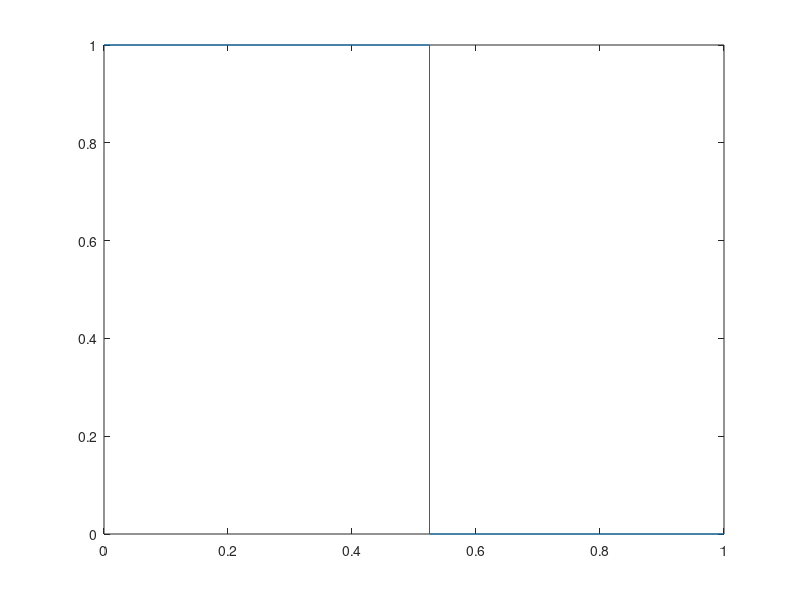
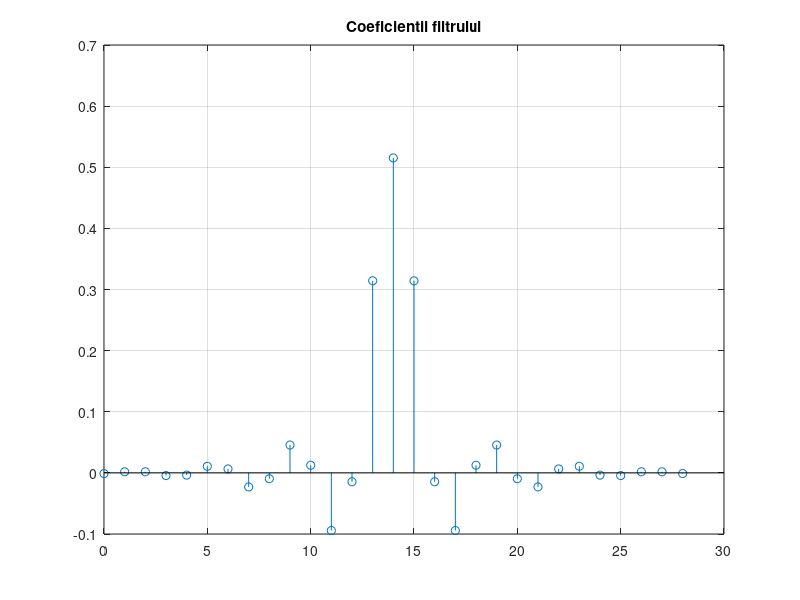
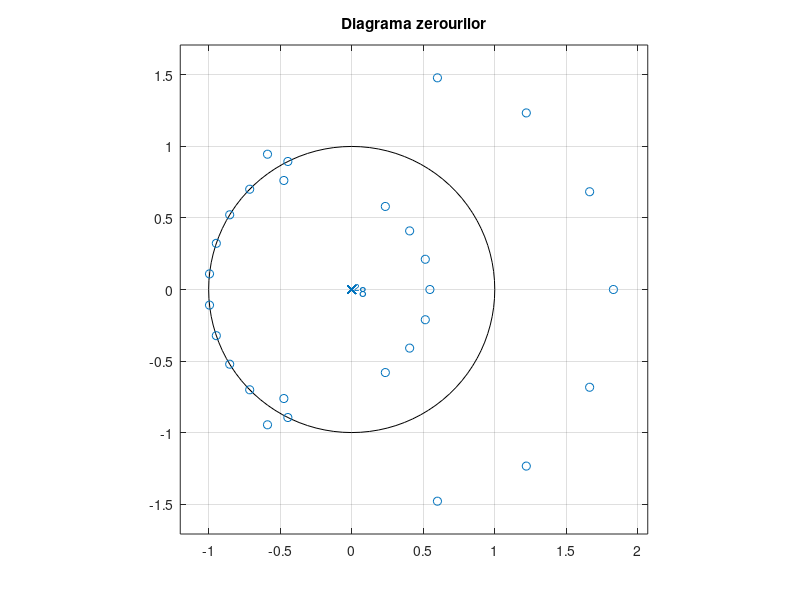
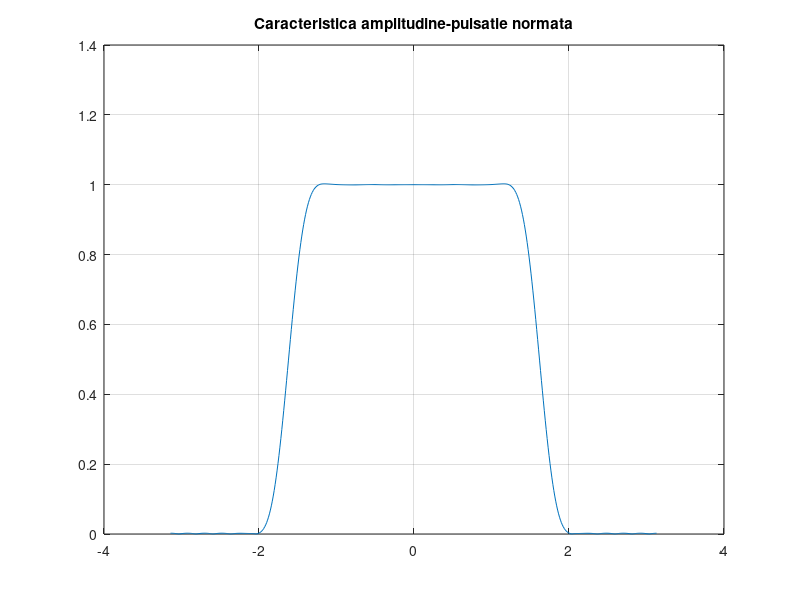

The MATLAB source for these figures, in order: (Note: this script raises an error after producing the figures.)
%% I. PROIECTAREA FILTRELOR CU RĂSPUNS FINIT LA IMPULS
clc; clear all; close all;

N = 29;     %lungimea filtrului
Ft = 4200;  %frecventa de taiere
Fs = 16000; %frecventa de esantionare

%% punctul a
n = N-1;                            %ordinul filtrului
f = [0 2*Ft/Fs 2*Ft/Fs 1];  %2*Ft/Fs  reprezinta frecventa de taiere normata
m = [1 1 0 0];              %vectorul amplitudine normata al filtrului 
figure(1), plot(f,m);       %reprezentarea grafica a filtrului
%------------
h = fir2(n, f, m);          %functia de modelare a filtrului cu argumentele vectorii ordin, frecventa normata si amplitudine normata
n = 0:N-1;                  %vectorul de distributie al ordinului filtrului
figure(2), stem(n,h), grid, title('Coeficientii filtrului'); %graficul coeficientiilor filtrului
%------------
figure(3), zplane(h,1), title('Diagrama zerourilor'); %diagrama zerourilor pentru filtrul proiectat cu fir2
%------------
N_fft = 512;     %numarul de esantioane pentru tranformata Fourier
H = fft(h, N_fft); %functia de transfer a filtrului prin Fast Fourier Transform
w = -pi: 2*pi/N_fft: pi-2*pi/N_fft;  %vectorul pulsatie normata
figure(4), plot(w, fftshift(abs(H))), grid, title('Caracteristica amplitudine-pulsatie normata'); %graficul caracteristicii amplitudine-pulsatie normata
figure(5), plot(w, fftshift(angle(H))), grid, title('Caracteristica faza-pulsatie normata');      %graficul caracteristicii faza-pulsatie normata
%------------
F = -Fs/2: Fs/N_fft: Fs/2 -Fs/N_fft;     %vectorul frecventa
figure(6), plot(F, 20*log10(fftshift(abs(H)))), grid, title('Caracteristica amplitudine-frecventa normata'); %graficul caracteristicii amplitudine-frecventa normata
%% punctul b
clc; clear all; close all;

N = 29;
Ft = 4200;
Fs = 16000;
f = [0 2*Ft/Fs-0.01 2*Ft/Fs 1];  %2*Ft/Fs 0.45 -> 0.52
m = [1 1 0 0];
%------------
n2 = N-1;
h2 = firpm(n2, f, m);   %functia de modelare a filtrului prin metoda Parks-McClellan
n2 = 0:N-1;             %%vectorul de distributie al ordinului filtrului
%------------
figure(7), stem(n2,h2), grid, title('Coeficientii filtrului'); %graficul coeficientiilor filtrului
%------------
figure(8), zplane(h2,1), title('Diagrama zerourilor');  %diagrama zerourilor
%------------
N_fft = 512;   %numarul de esantioane pentru tranformata Fourier
H2 = fft(h2, N_fft);  %functia de transfer a filtrului prin Fast Fourier Transform
w2 = -pi: 2*pi/N_fft: pi-2*pi/N_fft;  %vectorul pulsatie normata al filtrului
figure(9), plot(w2, fftshift(abs(H2))), grid, title('Caracteristica amplitudine-pulsatie normata');
figure(10), plot(w2, fftshift(angle(H2))), grid, title('Caracteristica faza-pulsatie normata');
%------------
F2 = -Fs/2: Fs/N_fft: Fs/2 -Fs/N_fft;  %vectorul frecventa al filtrului pentru transformata Fourier
figure(11), plot(F2, 20*log10(fftshift(abs(H2)))), grid, title('Caracteristica amplitudine-frecventa normata');  %graficul caracteristicii amplitudine-frecventa normata
%% II. PROIECTAREA FILTRELOR CU RĂSPUNS INFINIT LA IMPULS

%punctul a
clc; clear all; close all;

Ft = 4200;  %frecventa de taiere
Fs = 16000; %frecventa de esantionare
w = 2*pi*Ft; %pulsatia
n = 5;       %ordinul filtrului
%modelarea filtrului digital pornind de la un filtru analogic de tip Butterworth
[bs,as] = butter(n, w, 's')
[bd,ad] = impinvar(bs,as,Fs)
%afisarea caracteristicilor filtrului analogic modelat
[ha,wa] = freqs(bs,as);
figure(1), freqs(bs, as),
		title('Raspunsul in frecventa al filtrului analogic'),
		figure(2), zplane(bs, as),
		title('Diagrama poli zerouri a filtrului analogic')
%afisarea caracteristicilor filtrului digital rezultat
[hd,wd] = freqz(bd,ad);
figure(3), freqz(bd,ad), title('Raspunsul in frecventa al filtrului digital')
ylim([-80 20])
figure(4), zplane(bd,ad), title('Diagrama poli zerouri a filtrului digital')
%Caracteristica amplitudine - frecventa a filtrului digital rezultat
F = wd*Fs/(2*pi);
figure(5), plot(F, 20*log10(abs(hd))), grid, xlabel('F[Hz]'), ylabel('|H(z)|'),
title('Caracteristica amplitudine[dB] - frecventa[Hz] a filtrului digital')
%% punctul b
clear; clc; close all;

n = 5;
Fs = 16000;
Ft = 4200;
 
% metoda directa de proiectare
Wn = 2*Ft/Fs;
[bd, ad] = butter(n, Wn); 
[Hd, Wd] = freqz(bd, ad);

%Reprezentați grafic răspunsul în frecvență și poziția polilor și a zerourilor pentru filtrul digital
figure(1), freqz(bd, ad),
title('Raspunsul in frecventa al filtrului digital')

figure(2), zplane(bd, ad),
title('Diagrama poli zerouri a filtrului digital') 

%Reprezentarea grafica a caracteristicii amplitudine - frecventa a filtrului digital proiectat
F = Wd/(2*pi);
figure(3), plot(F, 20*log10(abs(Hd))), grid,
xlabel('F[Hz]'), ylabel('|H(z)|'), title('Caracteristica amplitudine[dB]-frecventa[Hz] a filtrului digital')

% Aplicarea unui semnal sinusoidal cu functia chirp
t = 0: 1/Fs: 1; 
x = chirp(t, 0, 1, Fs/2);
figure(4), plot(x, t), ylabel('x'), xlabel('t'),
title('Semnalul de intrare'), grid, xlim([-1 1])

figure(5), spectrogram(x, 512, 256, 512, Fs, 'yaxis'), colormap(jet)
title('Spectograma semnalului de intrare')

y = filter(bd, ad, x);
figure(6), plot(y, t), ylabel('y'), xlabel('t'),
title('Semnalul de la iesire'), grid, xlim([-1.5 1.5])

figure(7),spectrogram(y, 512, 256 ,512, Fs, 'yaxis'), colormap(jet)
title('Spectograma semnalului de la iesire')
